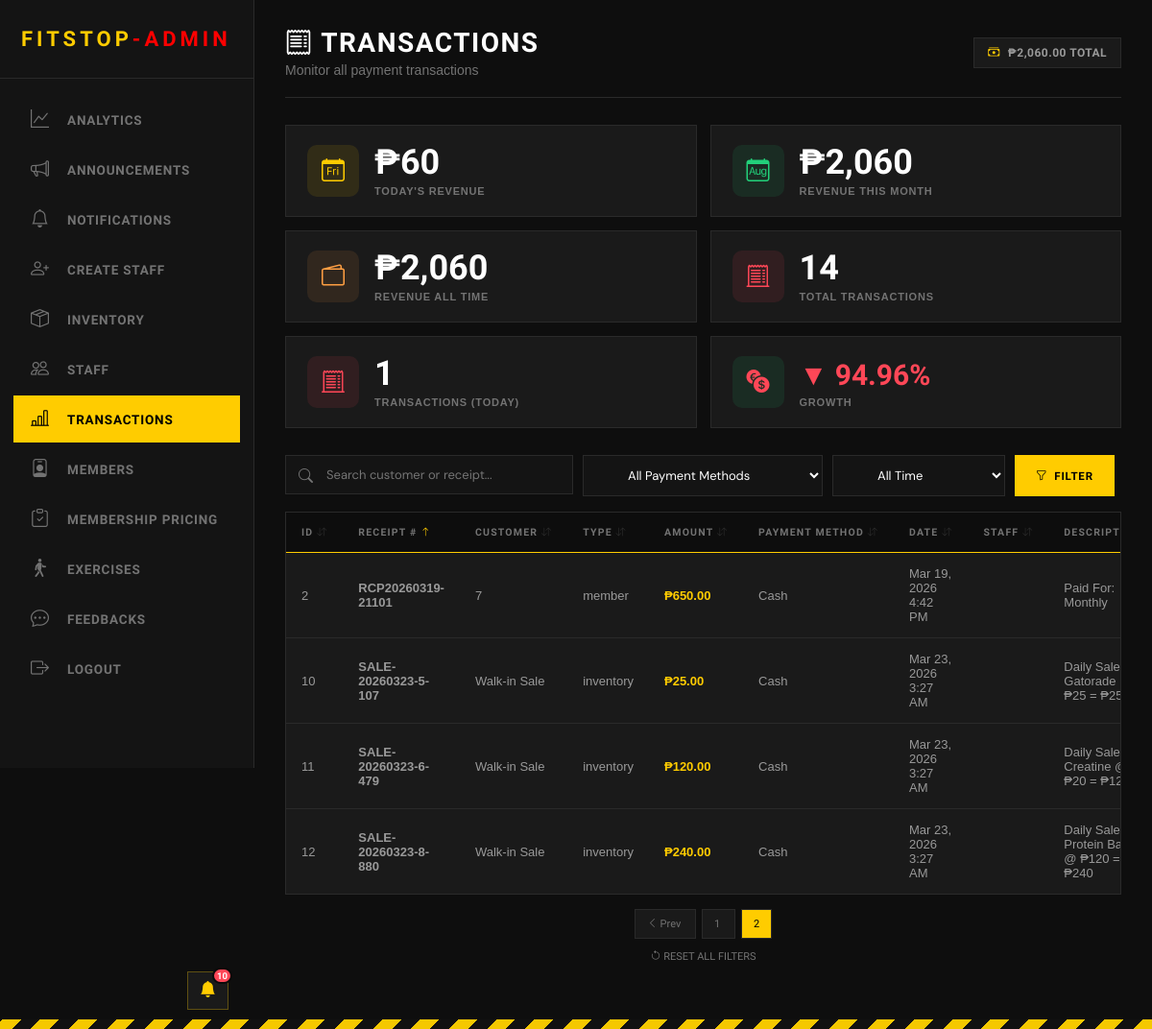
Page /admin/transaction.php?sort=receipt_number&order=ASC&page=2 (signed in) on the earlier database version.
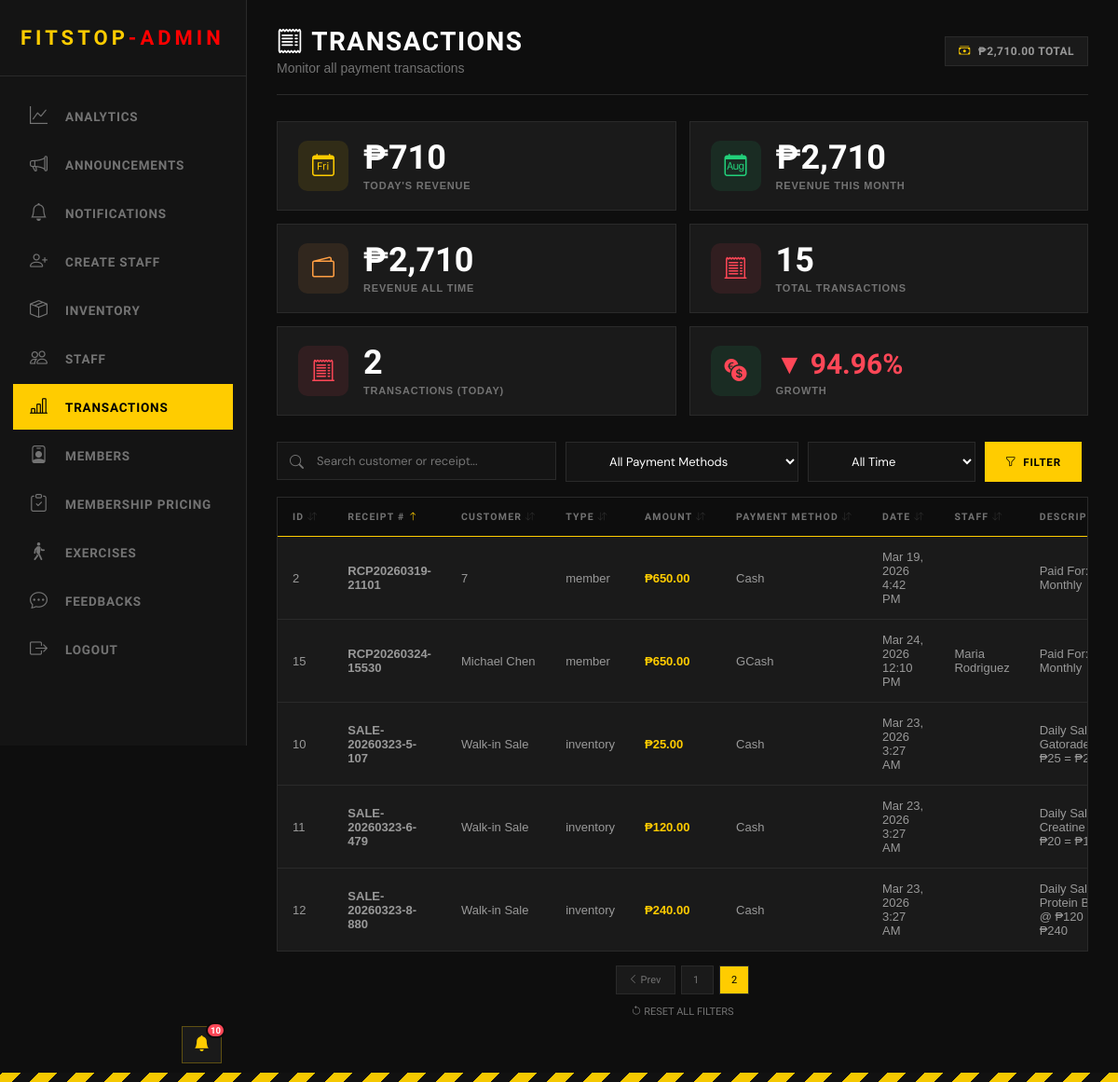
Same page on the later database version.
### tables this page shows
CREATE TABLE transactions (
    id INTEGER PRIMARY KEY AUTOINCREMENT,
    receipt_number TEXT UNIQUE NOT NULL,
    customer_type TEXT NOT NULL,
    user_id INTEGER,
    customer_name TEXT,
    amount DECIMAL(10, 2) NOT NULL,
    payment_method TEXT NOT NULL,
    staff_id INTEGER,
    transaction_date TIMESTAMP DEFAULT CURRENT_TIMESTAMP,
    status TEXT DEFAULT 'Confirmed',
    created_at TIMESTAMP DEFAULT CURRENT_TIMESTAMP
, "desc" TEXT);

CREATE TABLE "users" (   id INTEGER PRIMARY KEY AUTOINCREMENT,   username VARCHAR(50) NOT NULL UNIQUE,   first_name VARCHAR(50) NOT NULL,   last_name VARCHAR(50) NOT NULL,   email VARCHAR(100) NOT NULL UNIQUE,   password VARCHAR(255) NOT NULL,   user_type VARCHAR(50),   verification_code VARCHAR(50) DEFAULT NULL,   verification_code_expiration TIMESTAMP DEFAULT NULL,   is_verified BOOLEAN DEFAULT FALSE,   profile_picture BLOB,   last_logged_in TIMESTAMP DEFAULT NULL,   created_at TIMESTAMP DEFAULT CURRENT_TIMESTAMP,   updated_at TIMESTAMP DEFAULT CURRENT_TIMESTAMP , "points" INTEGER NOT NULL DEFAULT 0, dpa_consent INTEGER NOT NULL DEFAULT 0, dpa_consent_at TIMESTAMP DEFAULT NULL);

### admin/transaction.php (the view, shortened to what the rows shown need)
<?php
include("../Login/connection.php");
$search = isset($_GET['search']) ? trim($_GET['search']) : '';
$payment_method = isset($_GET['payment_method']) ? trim($_GET['payment_method']) : '';
$time_filter = isset($_GET['time']) ? $_GET['time'] : '';
$sort_by = isset($_GET['sort']) ? $_GET['sort'] : 'transaction_date';
$sort_order = isset($_GET['order']) ? $_GET['order'] : 'DESC';
$records_per_page = 10;
$page = isset($_GET['page']) ? (int) $_GET['page'] : 1;
$offset = ($page - 1) * $records_per_page;
$sort_order = ($sort_order === 'ASC') ? 'ASC' : 'DESC';
$where_conditions = [];
$where_clause = count($where_conditions) > 0 ? "WHERE " . implode(" AND ", $where_conditions) : "";
$query = "SELECT
            t.*,
            u.first_name,
            u.last_name
          FROM transactions t
          LEFT JOIN users u ON t.staff_id = u.id
          $where_clause
          ORDER BY t.$sort_by $sort_order
          LIMIT :limit OFFSET :offset";
$stmt = $pdo->prepare($query);
$stmt->bindValue(':limit', $records_per_page, PDO::PARAM_INT);
$stmt->bindValue(':offset', $offset, PDO::PARAM_INT);
$stmt->execute();
$transactions = $stmt->fetchAll();
function getSortUrl($column, $current_sort, $current_order, $search, $payment_method, $time, $page)
{
    $new_order = 'ASC';
    if ($current_sort === $column && $current_order === 'ASC') {
        $new_order = 'DESC';
    }
    $params = "sort=$column&order=$new_order";
    if ($page > 1)
        $params .= "&page=$page";
    return "?$params";
}
function getSortIcon($column, $current_sort, $current_order)
{
    if ($current_sort !== $column) {
        return '<i class="bi bi-arrow-down-up" style="opacity: 0.3; font-size: 10px;"></i>';
    }
    return $current_order === 'ASC'
        ? '<i class="bi bi-arrow-up" style="color: var(--hazard); font-size: 10px;"></i>'
        : '<i class="bi bi-arrow-down" style="color: var(--hazard); font-size: 10px;"></i>';
}
?>
<!DOCTYPE html>
<html>
<head>
    <link rel="stylesheet" href="styles.css">
    <link rel="stylesheet" href="https://cdn.jsdelivr.net/npm/bootstrap-icons@1.11.0/font/bootstrap-icons.css">
</head>
<body>
    <?php include('includes/header_admin.php') ?>
    <div class="main-content">
        <div class="topbar">
            <div class="topbar-left">
                <h1><i class="bi bi-receipt"></i> Transactions</h1>
            </div>
        </div>
        <section>
            <div class="inventory-table">
                <table>
                    <thead>
                        <tr>
                            <th class="sortable-header"
                                onclick="window.location.href='<?php echo getSortUrl('id', $sort_by, $sort_order, $search, $payment_method, $time_filter, $page); ?>'">
                                ID <?php echo getSortIcon('id', $sort_by, $sort_order); ?>
                            </th>
                            <th class="sortable-header"
                                onclick="window.location.href='<?php echo getSortUrl('receipt_number', $sort_by, $sort_order, $search, $payment_method, $time_filter, $page); ?>'">
                                Receipt # <?php echo getSortIcon('receipt_number', $sort_by, $sort_order); ?>
                            </th>
                            <th class="sortable-header"
                                onclick="window.location.href='<?php echo getSortUrl('customer_name', $sort_by, $sort_order, $search, $payment_method, $time_filter, $page); ?>'">
                                Customer <?php echo getSortIcon('customer_name', $sort_by, $sort_order); ?>
                            </th>
                            <th class="sortable-header"
                                onclick="window.location.href='<?php echo getSortUrl('customer_type', $sort_by, $sort_order, $search, $payment_method, $time_filter, $page); ?>'">
                                Type <?php echo getSortIcon('customer_type', $sort_by, $sort_order); ?>
                            </th>
                            <th class="sortable-header"
                                onclick="window.location.href='<?php echo getSortUrl('amount', $sort_by, $sort_order, $search, $payment_method, $time_filter, $page); ?>'">
                                Amount <?php echo getSortIcon('amount', $sort_by, $sort_order); ?>
                            </th>
                            <th class="sortable-header"
                                onclick="window.location.href='<?php echo getSortUrl('payment_method', $sort_by, $sort_order, $search, $payment_method, $time_filter, $page); ?>'">
                                Payment Method <?php echo getSortIcon('payment_method', $sort_by, $sort_order); ?>
                            </th>
                            <th class="sortable-header"
                                onclick="window.location.href='<?php echo getSortUrl('transaction_date', $sort_by, $sort_order, $search, $payment_method, $time_filter, $page); ?>'">
                                Date <?php echo getSortIcon('transaction_date', $sort_by, $sort_order); ?>
                            </th>
                            <th class="sortable-header"
                                onclick="window.location.href='<?php echo getSortUrl('staff_id', $sort_by, $sort_order, $search, $payment_method, $time_filter, $page); ?>'">
                                Staff <?php echo getSortIcon('staff_id', $sort_by, $sort_order); ?>
                            </th>
                            <th>Description</th>
                        </tr>
                    </thead>
                    <tbody>
                        <?php if (count($transactions) > 0): ?>
                            <?php foreach ($transactions as $txn): ?>
                                <tr>
                                    <td><?php echo $txn['id']; ?></td>
                                    <td><strong><?php echo htmlspecialchars($txn['receipt_number']); ?></strong></td>
                                    <td><?php echo htmlspecialchars($txn['customer_name']); ?></td>
                                    <td><?php echo htmlspecialchars($txn['customer_type']); ?></td>
                                    <td><strong
                                            style="color: var(--hazard);">₱<?php echo number_format($txn['amount'], 2); ?></strong>
                                    </td>
                                    <td><?php echo htmlspecialchars($txn['payment_method']); ?></td>
                                    <td><?php echo date('M d, Y g:i A', strtotime($txn['transaction_date'])); ?></td>
                                    <td><?php echo htmlspecialchars(($txn['first_name'] ?? '') . ' ' . ($txn['last_name'] ?? '')); ?>
                                    </td>
                                    <td><?php echo htmlspecialchars($txn['desc'] ?? ''); ?></td>
                                </tr>
                            <?php endforeach; ?>
                        <?php endif; ?>
                    </tbody>
                </table>
            </div>
        </section>
    </div>
</body>
</html>

Differences in the rows shown:
added transactions: id "15", receipt_number "RCP20260324-15530", customer_name "Michael Chen", customer_type "member", amount "650.00", payment_method "GCash", transaction_date "Mar 24, 2026 12:10 PM", users.first_name+last_name "Maria Rodriguez", desc "Paid For: Monthly"
Other differences:
$total_revenue: "2,060.00" → "2,710.00"
$today_revenue: "60" → "710"
$month_revenue: "2,060" → "2,710"
$total_revenue: "2,060" → "2,710"
$total_count: "14" → "15"
$total_count_td: "1" → "2"
